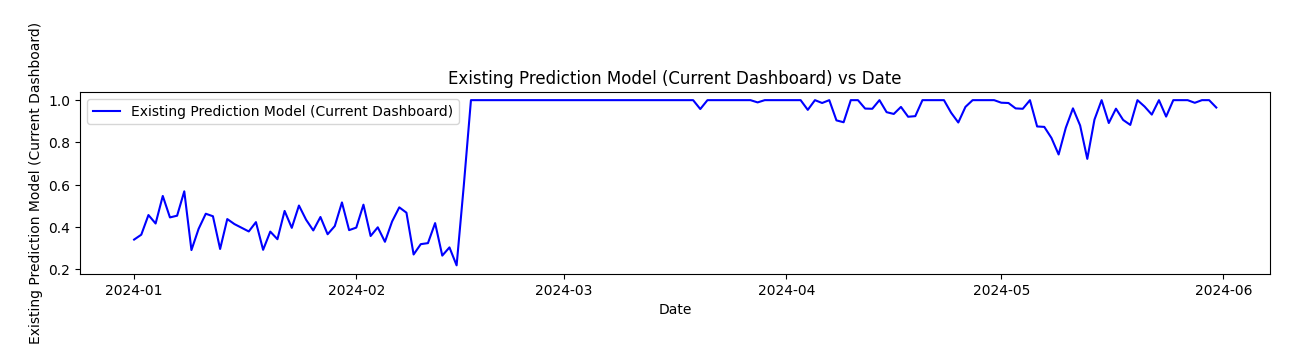

Here is the Python script that generated this plot:
import pandas as pd
import matplotlib.pyplot as plt

# Define file paths
iot_data_path = 'C:/Users/PC/Desktop/FYP/Final Code/IoT/Test@Data/Test@IoT_data.csv'

# Load the IoT data with predictions
iot_data = pd.read_csv(iot_data_path, parse_dates=['Date Created'], dayfirst=True,encoding='latin1')

# Plotting the graphs
plt.figure(figsize=(14, 10))

# Plot 1: Actual Risk (renamed as Reference Risk) against date
plt.subplot(3, 1, 1)
plt.plot(iot_data['Date Created'], iot_data['Actual Risk'], label='Existing Prediction Model (Current Dashboard)', color='blue')
plt.xlabel('Date')
plt.ylabel('Existing Prediction Model (Current Dashboard)')
plt.title('Existing Prediction Model (Current Dashboard) vs Date')
plt.legend()


# Show the plot
plt.show()
